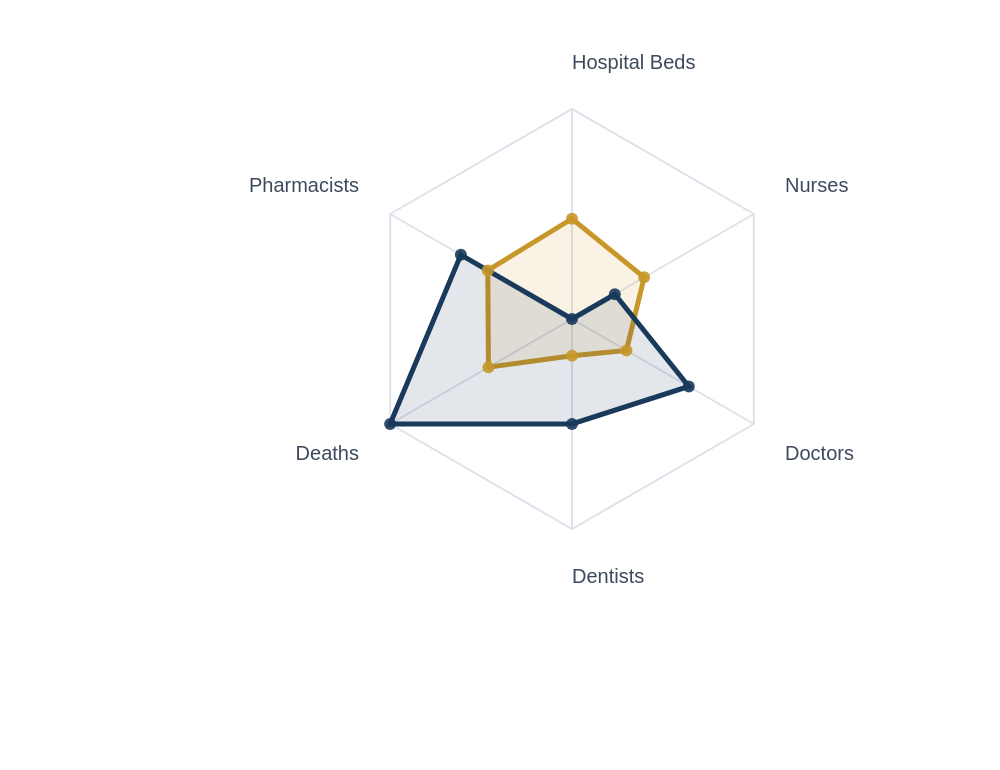

Write the Vega-Lite specification saved for this chart.
### Vega specification from a JSON file in a GitHub repository (floating-point values rounded to 4 significant figures)
{"$schema": "https://vega.github.io/schema/vega/v5.json", "width": 500, "height": 385, "padding": {"top": 0, "left": 20, "right": 110, "bottom": 0}, "autosize": {"type": "fit", "contains": "padding"}, "signals": [{"name": "stateA", "value": "Sarawak"}, {"name": "stateB", "value": "Selangor"}], "data": [{"name": "raw", "values": [{"state": "Johor", "key": "Pharmacists", "value": 0.2963}, {"state": "Kedah", "key": "Pharmacists", "value": 0.4259}, {"state": "Kelantan", "key": "Pharmacists", "value": 0.3148}, {"state": "Melaka", "key": "Pharmacists", "value": 0.5556}, {"state": "Negeri Sembilan", "key": "Pharmacists", "value": 0.6481}, {"state": "Pahang", "key": "Pharmacists", "value": 0.463}, {"state": "Perak", "key": "Pharmacists", "value": 0.5741}, {"state": "Perlis", "key": "Pharmacists", "value": 0.7593}, {"state": "Pulau Pinang", "key": "Pharmacists", "value": 1.0}, {"state": "Sabah", "key": "Pharmacists", "value": 0.0}, {"state": "Sarawak", "key": "Pharmacists", "value": 0.463}, {"state": "Selangor", "key": "Pharmacists", "value": 0.6111}, {"state": "Terengganu", "key": "Pharmacists", "value": 0.4815}, {"state": "Johor", "key": "Hospital Beds", "value": 0.208}, {"state": "Kedah", "key": "Hospital Beds", "value": 0.166}, {"state": "Kelantan", "key": "Hospital Beds", "value": 0.4272}, {"state": "Melaka", "key": "Hospital Beds", "value": 0.2804}, {"state": "Negeri Sembilan", "key": "Hospital Beds", "value": 0.4446}, {"state": "Pahang", "key": "Hospital Beds", "value": 0.4547}, {"state": "Pulau Pinang", "key": "Hospital Beds", "value": 0.1195}, {"state": "Perak", "key": "Hospital Beds", "value": 1.0}, {"state": "Perlis", "key": "Hospital Beds", "value": 0.5376}, {"state": "Selangor", "key": "Hospital Beds", "value": 0.0}, {"state": "Terengganu", "key": "Hospital Beds", "value": 0.2929}, {"state": "Sabah", "key": "Hospital Beds", "value": 0.2494}, {"state": "Sarawak", "key": "Hospital Beds", "value": 0.4774}, {"state": "Johor", "key": "Nurses", "value": 0.09504}, {"state": "Kedah", "key": "Nurses", "value": 0.2149}, {"state": "Kelantan", "key": "Nurses", "value": 0.4215}, {"state": "Melaka", "key": "Nurses", "value": 0.686}, {"state": "Negeri Sembilan", "key": "Nurses", "value": 0.4628}, {"state": "Pahang", "key": "Nurses", "value": 0.5702}, {"state": "Perak", "key": "Nurses", "value": 0.4504}, {"state": "Perlis", "key": "Nurses", "value": 0.4959}, {"state": "Pulau Pinang", "key": "Nurses", "value": 1.0}, {"state": "Sabah", "key": "Nurses", "value": 0.0}, {"state": "Sarawak", "key": "Nurses", "value": 0.3967}, {"state": "Selangor", "key": "Nurses", "value": 0.2355}, {"state": "Terengganu", "key": "Nurses", "value": 0.4587}, {"state": "Johor", "key": "Doctors", "value": 0.2847}, {"state": "Kedah", "key": "Doctors", "value": 0.365}, {"state": "Kelantan", "key": "Doctors", "value": 0.8905}, {"state": "Melaka", "key": "Doctors", "value": 0.9124}, {"state": "Negeri Sembilan", "key": "Doctors", "value": 1.0}, {"state": "Pahang", "key": "Doctors", "value": 0.7226}, {"state": "Perak", "key": "Doctors", "value": 0.6204}, {"state": "Perlis", "key": "Doctors", "value": 0.9562}, {"state": "Pulau Pinang", "key": "Doctors", "value": 0.8321}, {"state": "Sabah", "key": "Doctors", "value": 0.0}, {"state": "Sarawak", "key": "Doctors", "value": 0.2993}, {"state": "Selangor", "key": "Doctors", "value": 0.6423}, {"state": "Terengganu", "key": "Doctors", "value": 0.7299}, {"state": "Johor", "key": "Dentists", "value": 0.3}, {"state": "Kedah", "key": "Dentists", "value": 0.325}, {"state": "Kelantan", "key": "Dentists", "value": 0.55}, {"state": "Melaka", "key": "Dentists", "value": 0.8}, {"state": "Negeri Sembilan", "key": "Dentists", "value": 0.75}, {"state": "Pahang", "key": "Dentists", "value": 0.75}, {"state": "Perak", "key": "Dentists", "value": 0.35}, {"state": "Perlis", "key": "Dentists", "value": 1.0}, {"state": "Pulau Pinang", "key": "Dentists", "value": 0.65}, {"state": "Sabah", "key": "Dentists", "value": 0.0}, {"state": "Sarawak", "key": "Dentists", "value": 0.175}, {"state": "Selangor", "key": "Dentists", "value": 0.5}, {"state": "Terengganu", "key": "Dentists", "value": 0.725}, {"state": "Johor", "key": "Deaths", "value": 0.5946}, {"state": "Kedah", "key": "Deaths", "value": 0.1622}, {"state": "Kelantan", "key": "Deaths", "value": 0.4865}, {"state": "Melaka", "key": "Deaths", "value": 0.5946}, {"state": "Negeri Sembilan", "key": "Deaths", "value": 0.4054}, {"state": "Pahang", "key": "Deaths", "value": 0.4865}, {"state": "Perak", "key": "Deaths", "value": 0.0}, {"state": "Perlis", "key": "Deaths", "value": 0.2162}, {"state": "Pulau Pinang", "key": "Deaths", "value": 0.3514}, {"state": "Sabah", "key": "Deaths", "value": 0.973}, {"state": "Sarawak", "key": "Deaths", "value": 0.4595}, {"state": "Selangor", "key": "Deaths", "value": 1.0}, {"state": "Terengganu", "key": "Deaths", "value": 0.4595}]}, {"name": "tableA", "source": "raw", "transform": [{"type": "filter", "expr": "datum.state === stateA"}, {"type": "formula", "as": "category", "expr": "0"}]}, {"name": "tableB", "source": "raw", "transform": [{"type": "filter", "expr": "datum.state === stateB"}, {"type": "formula", "as": "category", "expr": "1"}]}, {"name": "table", "source": ["tableA", "tableB"]}, {"name": "keys", "source": "table", "transform": [{"type": "aggregate", "groupby": ["key"]}]}], "scales": [{"name": "angular", "type": "point", "range": {"signal": "[-PI, PI]"}, "padding": 0.5, "domain": {"data": "table", "field": "key"}}, {"name": "radial", "type": "linear", "range": {"signal": "[0, 105]"}, "zero": true, "nice": false, "domain": [0, 1], "domainMin": 0}, {"name": "color", "type": "ordinal", "domain": [0, 1], "range": ["#c8972a", "#1a3a5c"]}], "encode": {"enter": {"x": {"signal": "width/2"}, "y": {"signal": "height/2 -100"}}}, "marks": [{"type": "group", "name": "chart-group", "zindex": 1, "from": {"facet": {"data": "table", "name": "facet", "groupby": ["category"]}}, "marks": [{"type": "line", "from": {"data": "facet"}, "encode": {"enter": {"interpolate": {"value": "linear-closed"}, "x": {"signal": "scale('radial', datum.value) * cos(scale('angular', datum.key))"}, "y": {"signal": "scale('radial', datum.value) * sin(scale('angular', datum.key))"}, "stroke": {"scale": "color", "field": "category"}, "strokeWidth": {"value": 2.5}, "fill": {"scale": "color", "field": "category"}, "fillOpacity": {"value": 0.12}}}}]}, {"type": "rule", "name": "radial-grid", "from": {"data": "keys"}, "zindex": 0, "encode": {"enter": {"x": {"value": 0}, "y": {"value": 0}, "x2": {"signal": "105 * cos(scale('angular', datum.key))"}, "y2": {"signal": "105 * sin(scale('angular', datum.key))"}, "stroke": {"value": "#dde2ea"}, "strokeWidth": {"value": 1}}}}, {"type": "line", "name": "outer-line", "from": {"data": "radial-grid"}, "encode": {"enter": {"interpolate": {"value": "linear-closed"}, "x": {"field": "x2"}, "y": {"field": "y2"}, "stroke": {"value": "#dde2ea"}, "strokeWidth": {"value": 1}}}}, {"type": "text", "name": "key-label", "from": {"data": "keys"}, "zindex": 1, "encode": {"enter": {"x": {"signal": "(105 + 18) * cos(scale('angular', datum.key))"}, "y": {"signal": "(105 + 18) * sin(scale('angular', datum.key))"}, "text": {"field": "key"}, "align": [{"test": "abs(scale('angular', datum.key)) > PI / 2", "value": "right"}, {"value": "left"}], "baseline": [{"test": "scale('angular', datum.key) > 0.3", "value": "top"}, {"test": "scale('angular', datum.key) < -0.3", "value": "bottom"}, {"value": "middle"}], "fill": {"value": "#3d4a5c"}, "fontSize": {"value": 11}, "fontWeight": {"value": "600"}, "font": {"value": "Source Sans 3, sans-serif"}}}}, {"type": "symbol", "from": {"data": "table"}, "zindex": 2, "encode": {"enter": {"x": {"signal": "scale('radial', datum.value) * cos(scale('angular', datum.key))"}, "y": {"signal": "scale('radial', datum.value) * sin(scale('angular', datum.key))"}, "size": {"value": 36}, "fill": {"scale": "color", "field": "category"}, "opacity": {"value": 0.9}, "tooltip": {"signal": "{'State': datum.state, 'Metric': datum.key, 'Normalised score': format(datum.value, '.3f')}"}}}}]}
